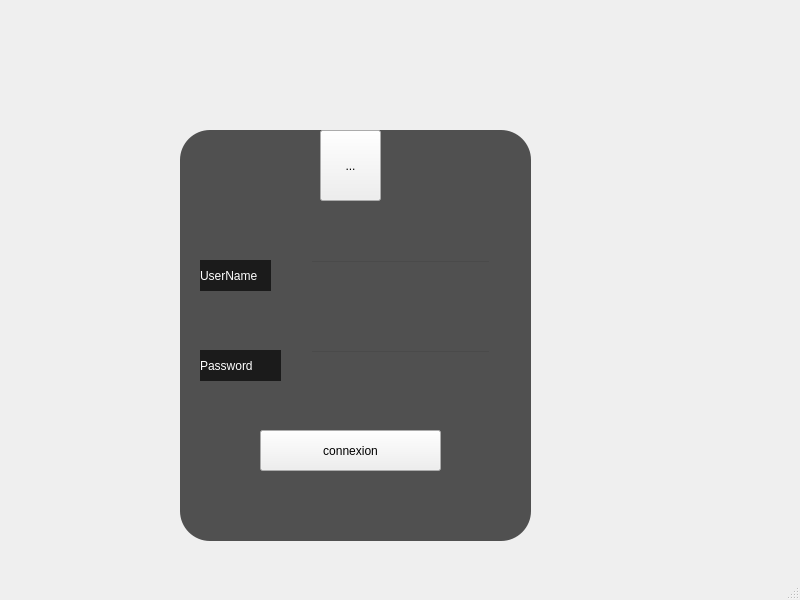
<?xml version="1.0" encoding="UTF-8"?>
<ui version="4.0">
 <class>login</class>
 <widget class="QMainWindow" name="login">
  <property name="geometry">
   <rect>
    <x>0</x>
    <y>0</y>
    <width>800</width>
    <height>600</height>
   </rect>
  </property>
  <property name="windowTitle">
   <string>login</string>
  </property>
  <widget class="QWidget" name="centralwidget">
   <widget class="QFrame" name="frame">
    <property name="geometry">
     <rect>
      <x>180</x>
      <y>130</y>
      <width>351</width>
      <height>411</height>
     </rect>
    </property>
    <property name="styleSheet">
     <string notr="true">QFrame
{
background-color:rgba(0,0,0,170);
border-radius:30px;
}</string>
    </property>
    <property name="frameShape">
     <enum>QFrame::StyledPanel</enum>
    </property>
    <property name="frameShadow">
     <enum>QFrame::Raised</enum>
    </property>
    <widget class="QPushButton" name="login_2">
     <property name="geometry">
      <rect>
       <x>80</x>
       <y>300</y>
       <width>181</width>
       <height>41</height>
      </rect>
     </property>
     <property name="styleSheet">
      <string notr="true"> QPushButton
{      display: inline-block;
        background-color: #5F9EA0;
        border-radius: 10px;
        border: 4px double #cccccc;
        color: #eeeeee;
        text-align: center;
        font-size: 15px;
        padding: 20px;
        width: 200px;
        transition: all 0.5s;
        cursor: pointer;
        margin: 5px;
      }
   QPushButton span {
        cursor: pointer;
        display: inline-block;
        position: relative;
        transition: 0.5s;
      }
         QPushButton span:after {
        content: &quot;\00bb&quot;;
        position: absolute;
        opacity: 0;
        top: 0;
        right: -20px;
        transition: 0.5s;
      }
      QPushButton:hover {
        background-color: #f7c2f9;
      }
   QPushButton:hover span {
        padding-right: 25px;
      }
         QPushButton:hover span:after {
        opacity: 1;
        right: 0;
      }</string>
     </property>
     <property name="text">
      <string>connexion</string>
     </property>
    </widget>
    <widget class="QLineEdit" name="lineEdit_username">
     <property name="geometry">
      <rect>
       <x>130</x>
       <y>130</y>
       <width>181</width>
       <height>41</height>
      </rect>
     </property>
     <property name="styleSheet">
      <string notr="true">QLineEdit { border-color: white;
    background: transparent;

 }</string>
     </property>
    </widget>
    <widget class="QLineEdit" name="lineEdit_password">
     <property name="geometry">
      <rect>
       <x>130</x>
       <y>220</y>
       <width>181</width>
       <height>41</height>
      </rect>
     </property>
     <property name="styleSheet">
      <string notr="true">QLineEdit { border-color: white;
    background: transparent;

 }</string>
     </property>
     <property name="echoMode">
      <enum>QLineEdit::Password</enum>
     </property>
    </widget>
    <widget class="QLabel" name="label">
     <property name="geometry">
      <rect>
       <x>20</x>
       <y>130</y>
       <width>71</width>
       <height>31</height>
      </rect>
     </property>
     <property name="styleSheet">
      <string notr="true">QLabel{
color:white;
font-size: 18;}</string>
     </property>
     <property name="text">
      <string>UserName</string>
     </property>
    </widget>
    <widget class="QLabel" name="label_2">
     <property name="geometry">
      <rect>
       <x>20</x>
       <y>220</y>
       <width>81</width>
       <height>31</height>
      </rect>
     </property>
     <property name="styleSheet">
      <string notr="true">QLabel{
color:white;
}</string>
     </property>
     <property name="text">
      <string>Password</string>
     </property>
    </widget>
    <widget class="QToolButton" name="toolButton">
     <property name="geometry">
      <rect>
       <x>140</x>
       <y>0</y>
       <width>61</width>
       <height>71</height>
      </rect>
     </property>
     <property name="text">
      <string>...</string>
     </property>
     <property name="icon">
      <iconset>
       <normaloff>../l.png</normaloff>../l.png</iconset>
     </property>
     <property name="iconSize">
      <size>
       <width>64</width>
       <height>64</height>
      </size>
     </property>
    </widget>
   </widget>
   <widget class="QLabel" name="label_3">
    <property name="geometry">
     <rect>
      <x>-10</x>
      <y>-5</y>
      <width>811</width>
      <height>661</height>
     </rect>
    </property>
    <property name="text">
     <string/>
    </property>
    <property name="pixmap">
     <pixmap>../djjjj.jpg</pixmap>
    </property>
   </widget>
   <zorder>label_3</zorder>
   <zorder>frame</zorder>
  </widget>
  <widget class="QMenuBar" name="menubar">
   <property name="geometry">
    <rect>
     <x>0</x>
     <y>0</y>
     <width>800</width>
     <height>26</height>
    </rect>
   </property>
  </widget>
  <widget class="QStatusBar" name="statusbar"/>
 </widget>
 <resources/>
 <connections/>
</ui>
